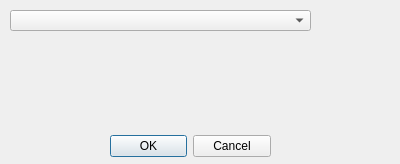
<?xml version="1.0" encoding="UTF-8"?>
<ui version="4.0">
 <class>Dialog_Users</class>
 <widget class="QDialog" name="Dialog_Users">
  <property name="geometry">
   <rect>
    <x>0</x>
    <y>0</y>
    <width>400</width>
    <height>164</height>
   </rect>
  </property>
  <property name="windowTitle">
   <string>Dialog</string>
  </property>
  <widget class="QDialogButtonBox" name="buttonBox">
   <property name="geometry">
    <rect>
     <x>110</x>
     <y>130</y>
     <width>161</width>
     <height>32</height>
    </rect>
   </property>
   <property name="orientation">
    <enum>Qt::Horizontal</enum>
   </property>
   <property name="standardButtons">
    <set>QDialogButtonBox::Cancel|QDialogButtonBox::Ok</set>
   </property>
  </widget>
  <widget class="QComboBox" name="usersComboBox">
   <property name="geometry">
    <rect>
     <x>10</x>
     <y>10</y>
     <width>301</width>
     <height>21</height>
    </rect>
   </property>
  </widget>
 </widget>
 <resources/>
 <connections>
  <connection>
   <sender>buttonBox</sender>
   <signal>accepted()</signal>
   <receiver>Dialog_Users</receiver>
   <slot>accept()</slot>
   <hints>
    <hint type="sourcelabel">
     <x>248</x>
     <y>254</y>
    </hint>
    <hint type="destinationlabel">
     <x>157</x>
     <y>274</y>
    </hint>
   </hints>
  </connection>
  <connection>
   <sender>buttonBox</sender>
   <signal>rejected()</signal>
   <receiver>Dialog_Users</receiver>
   <slot>reject()</slot>
   <hints>
    <hint type="sourcelabel">
     <x>316</x>
     <y>260</y>
    </hint>
    <hint type="destinationlabel">
     <x>286</x>
     <y>274</y>
    </hint>
   </hints>
  </connection>
 </connections>
</ui>
